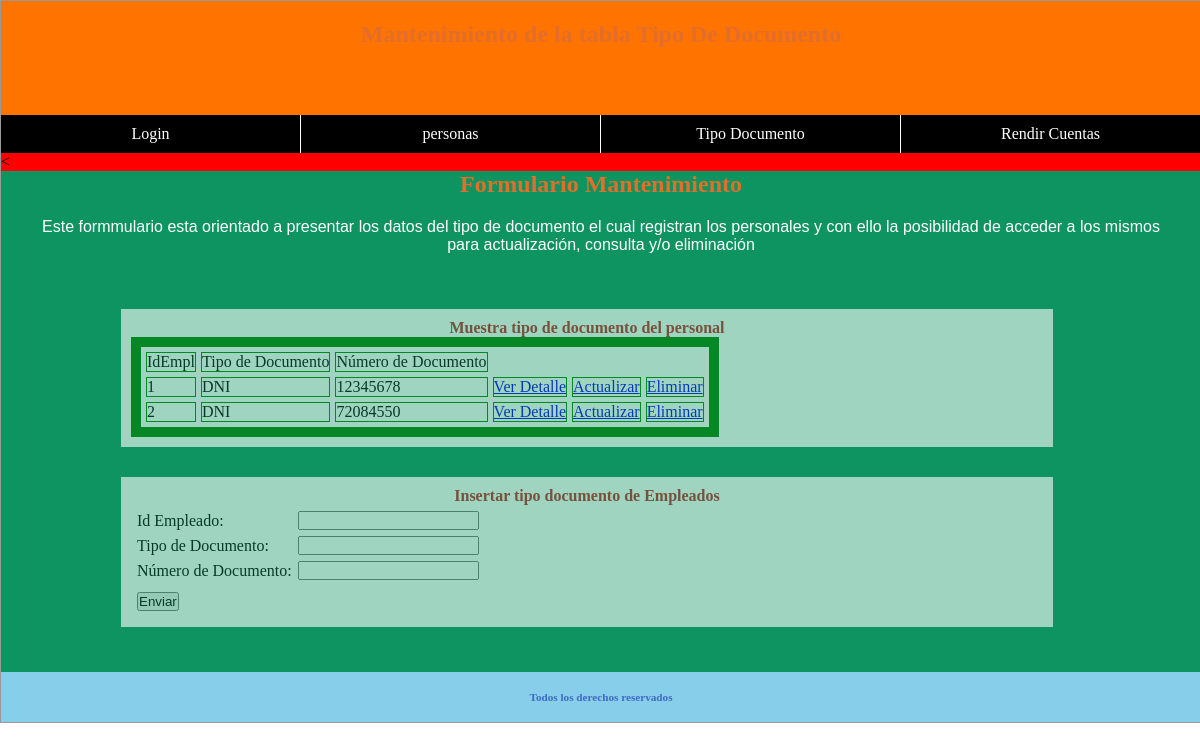
Page /TipDoc.php on the committed database.
### tables this page shows
CREATE TABLE `tipodoc` (
  `id` char(10) NOT NULL,
  `tipoDoc` varchar(20) NOT NULL,
  `numDoc` char(15) NOT NULL
);

### TipDoc.php (the view, shortened to what this page needs)
<!doctype html>
<html>
<head>
    <link rel="stylesheet" href="stylealumnos.css">
    <?php
        $usuario = "root";
        $contrasena = "";
        $servidor = "localhost";
        $conexion = mysqli_connect( $servidor, $usuario, $contrasena) or die ("No se ha podido conectar al servidor de Base de datos");
        mysqli_query($conexion,"SET NAMES utf8");
    ?>
</head>
<body>
	<div id="container">
		<header>
			<h1>Mantenimiento de la tabla Tipo De Documento</h1>
			<nav>
				<ul>
					<li><a href="Login.php">Login</a></li><li><a href="Alumnos.php">personas</a></li><li><a href="TipDoc.php">Tipo Documento</a></li><li><a href="invoice_list.php">Rendir Cuentas</a></li><
				</ul>
			</nav>
		</header>
		<section>
			<h1>Formulario Mantenimiento</h1>
			<p id="pnosotros">Este formmulario esta orientado a presentar los datos del tipo de documento el cual registran los personales y con ello la posibilidad de acceder a los mismos para actualización, consulta y/o eliminación</p>
			<div id="contenido">
                <div id="contenido1" class="contiene">
	                <h2>Muestra tipo de documento  del personal</h2>
                    <?php
                        $consulta = "SELECT * FROM tipodoc";
                        $resultado = mysqli_query($conexion,$consulta) or die ("No se a podido relaizar la consulta");
                        echo "<table border=10 cellpading=2 height=100 cellspacing=5 BORDERCOLOR=green>";
                        echo "<tr>";
                        echo "<td valign='middle' align='center'>IdEmpl</td><td valing='middle' align='center'>Tipo de Documento</td>";
                        echo "<td valign='middle' align='center'>Número de Documento</td>";
                        echo "</tr>";
                        while ($columna = mysqli_fetch_array( $resultado ))
                        {
                            echo "<tr>";
                            echo "<td>" . $columna['id'] . "</td><td>" . $columna['tipoDoc'] . "</td>";
                            echo "<td>" . $columna['numDoc'] . "</td>";
                            echo "<td><a href='detalle_pers.php?id=".$columna['id']."'>Ver Detalle</a></td>";
                            echo "<td><a href='actualizar_tipd.php?id=".$columna['id']."'>Actualizar</a></td>";
                            echo "<td><a href='eliminar_tipd.php?id=".$columna['id']."'>Eliminar</a></td>";
                            echo "</tr>";
                        }
                        echo "</table>";
                    ?>
                </div>
                <div id="contenido2" class="contiene">
                	<h2>Insertar tipo documento de Empleados</h2>
                    <table cellpadding="2" cellspacing="6">
                    <form action="insertar_tipd.php?ver=1" method="post">
                    <td><label>Id Empleado:</label></td><td><input type="text" name="id"></td>
                    <tr><td><label>Tipo de Documento:</label></td><td><input type="text" name="tipoDoc"></td></tr>
                    <tr><td><label>Número de Documento:</label></td><td><input type="text" name="numDoc"></td></tr>
                    <tr><td colspan="2"><input type="submit" value="Enviar"></td></tr>
                    </form>
                    </table>
                </div>
            </div>
		</section>
		<footer>
			<h6>Todos los derechos reservados</h6>
		</footer>
	</div>
</body>
</html>

### stylealumnos.css (style rules this page uses)
* { margin: 0; padding: 0; }
#container { width: 100%; height:auto; border:solid 1px #999; margin: auto; }
#container h1 { font-family:verdana; font-size:1.5em; text-align: center; color: rgb(226, 110, 43); }
#container h2 { font-family:verdana; font-size:1em; text-align: center; color:#bb1717ef; }
header { width:100%; height:150px; background: rgb(255, 115, 0); padding-top:20px; position: relative; }
header nav { width:100%; height:auto; background:red; position:absolute; bottom:0; }
header nav ul li { width:25%; background: #DC393C; display:inline-block; }
header nav ul li a { text-decoration: none; display:block; background: #000; color:#fff; text-align: center; padding: 10px 0 10px 0; border-right: 1px solid #fff; font-family: verdana; font-size:1em; transition: background 1s; }
section { width: auto; height: auto; background: #0e9461; }
section p { width: auto; text-align: justify; padding: 20px 30px 20px 30px; }
footer { width: 100%; height: 50px; background: skyblue; }
footer h6 { font-family:verdana; font-size:0.7em; text-align: center; color:#3f6ac5; line-height: 50px; }
#pnosotros { font-family:Verdana, Geneva, sans-serif; font-size:1em; color:#fff; text-align:center; margin-bottom:20px; }
#contenido { width:80%; height:auto; padding:15px; margin:auto; }
.contiene { width:95%; height:auto; background:#fff; padding:10px; margin-bottom:30px; opacity:0.6; transition:all 0.5s; }

### rows in the picture
tipodoc: id "1", tipoDoc "DNI", numDoc "12345678"
tipodoc: id "2", tipoDoc "DNI", numDoc "72084550"
